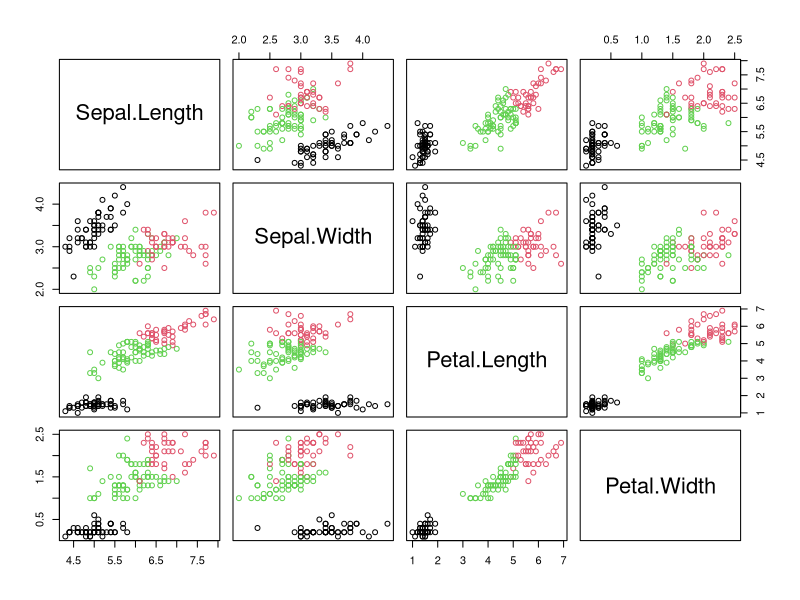

Generate this figure with R:
dim(iris) 
head(iris)
summary(iris)

#150 instancies, 4 attributes and 1 class. 
#Iris is used a lot for CLASSIFICATION methods.
# Clustering -> we need to pass for the algorithm the 4 atributes in terms
# of sepals and petals
# for K-means we need to give to the algorithm the number of groups.
# In this case: 3 groups
# compare the groups created by the algortihm using TABLE
# comparing the clusters created with the real species

cluster = kmeans(iris[1:4], center = 3)
#Center =3 established that we want 03 centroid -> 03 groups created
# K-means is a clustering algorithm that has the need for the user to give the 
# number of groups to be created
cluster
#K-Means clustering with 3 clusters of sizes 50, 38, 62.
# They all sum up to 150 (the number of instancies). 

table(iris$Species, cluster$cluster)
# The algorithm is strugling with Verginica. Got it right for Setosas.
# 16 deviations - close to 90% of sucess rate.

plot(iris[,1:4], col = cluster$cluster)
#Looking the graph, the red in the plot is Setosa (100% of sucess rate)
# there is some overlap in plot between Verginica and versicolot
